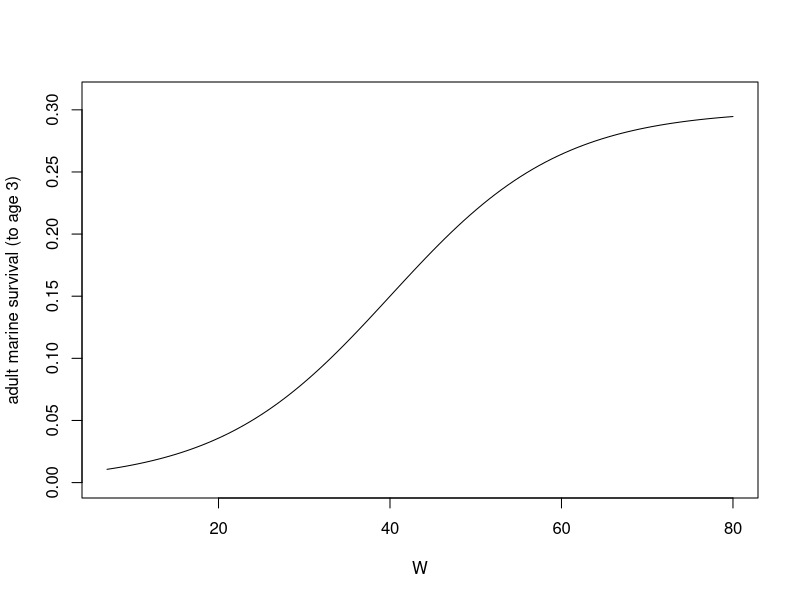

This chart was generated by the following R code: (Note: this script raises an error after producing the figure.)

##### DYNAMIC PROGRAM: juvenile salmon out-migration

# load libraries
library(abind); library(ggplot2); library(plyr); library(reshape2)

#remove scientific notation
options(scipen=999)




#### Set minimum and maximum values and steps for all state variables

# W: salmon weight (g)
Wmin <- 7
Wmax <- 80 # make this small to start? Eventually want 80 or 100 g...
Wstep <- 0.1 # discrete interval steps maybe try 0.05
Wstep.n <- ((Wmax-Wmin)/Wstep)  # this results in a lot of discrete steps - yikes!
                      # Try linear interpolation? (See Clark & Mangel Ch 2)

# A: salmon area
Amin <- 1
Amax <- 26

# t: time
tmin <- 1
tmax <- 60




#### Simulate river habitats by area
h.vec <- rep(NA, Amax) # create blank vector for habitats for each Area.

h.vec[Amax] <- "o" # make the last area (Amax) the ocean: "o"

h.vec[1:Amax-1] <- sample(0:1, Amax-1, replace=T, prob=c(0.5,0.5))  # randomly sample
        # Amax-1 number of values 0 or 1 with a 50% probability between the two values.

h.vec[h.vec == "1"] <- "a"  # change 1 from sample function to "a"
h.vec[h.vec == "0"] <- "n"  # change 0 from sample function to "n"




#### Make empty objects to store eventual outputs from dynamic programming equations

# F.all <- an array that stores the final expected fitness (probability of surviving to a
#          returning adult) for each salmon weight (columns), time (rows), for each area (matrices)

F.all <- array(NA, dim=c(tmax, Wstep.n, Amax))  #(rows: time, cols: weight, matrices: area)

# Best.beh <- an array with the same structure as F.all. This is the decision matrix. Stored values
#             will be the best decision chosen (move 0, 1, 2 areas).

Best.beh <- array(NA, dim=c(tmax, Wstep.n, Amax))  #(rows: time, cols: weight, matrices: area)

# Surv.day <- an array with the same structure as F.all. This is the survival matrix. Stored values
#             will be the daily survival (equation 4).

Surv.day <- array(NA, dim=c(tmax, Wstep.n, Amax))  #(rows: time, cols: weight, matrices: area)

# F.vec <- an array to hold the expected fitness at time t+1 (2nd column, value used in calculations), and
#         at time t (1st column, resulting value from current calculation, which will be used in the NEXT
#         iteration).

F.vec <- array(NA, dim=c(Wstep.n, 2, Amax))  #(rows: weight, cols: F(x,t), F(x, t+1), matrices: area)




#### Terminal fitness function - how does salmon weight at tmax and Amax relate to probability of
#    surviving to a returning adult? Larger salmon more likely to survive to a returning adult.
#    Sigmoidal function that asymptotes at Smax.

#ONLY applicable for salmon at A 26 at tmax!!!! Otherwise, fitness is 0!
TERM.FUN <- function(W, Ws, r, Smax){ Smax/(1+exp(-r*(W-Ws))) }

# Terminal fitness parameters
Ws <- 40
r <- 0.1
Smax <- 0.3

# plot Terminal Fitness function
curve(TERM.FUN(W, Ws=Ws , r=r, Smax=Smax), xname="W", xlim=c(7,80), ylim=c(0,0.31), ylab="adult marine survival (to age 3)")




#### Fill in last column (tmax) for F.vec based on Terminal fitness function
F.vec[1:Wstep.n, 2, Amax] <- TERM.FUN(W = seq(Wmin+Wstep, Wmax , Wstep),
                                              Ws=Ws, r=r, Smax=Smax)

F.vec[,2,1:Amax-1] <- 0    #if salmon end in any area besides the last (Amax), then their fitness is 0!

View(F.vec[,,Amax]) #check and see terminal values at Amax (should all be values)
View(F.vec[,,1]) #check and see terminal values at Area 1 (should all be 0s)




#### Fitness function - function to calculate fitness at any salmon weight,area,
          # and behavior (movement choice). Use state dynamics to calculate new
          # W(t+1) and new A(t+1). Calculate expected fitness for resulting new
          # states from 2nd column of F.vec. Returns Fit (single value).

# Functions used inside the Fitness function (see Final State Dynamics.R for more details)
GROWTH.FUN <- function(W, E, q, a, Alpha, d, v, U)    { q*E*W^a - d*Alpha*W*exp(v*U) }
OCEAN.Q <-    function(t, f, g, c, j)             { f + g*exp(-(t-c)^2/2*j^2) }
RISK.FUN <-   function(W, Bu, Bh, Bw, M, m, y, P) { (1-M*(Bu + Bh + Bw*W^m))^(y*P) }


# Fitness function (described above)
FITNESS <- function(W, E, q, a, Alpha, d, v, U, t, f, g, c, j, Bu, Bh, Bw, M, m, y, P,
                    Wmax, Amax, h.vec, F.vec) {
  Wnew <- W + GROWTH.FUN(W=W, E=E, a=a, v=v, U=U, Alpha= Alpha,
                         d=d,
                         q= ifelse(h.vec[h.vec] == "o", OCEAN.Q(t, f, g, c, j), q))
  Wnew <- ifelse(A < Amax, )
  Anew <-
  Anew <-
    
  Fit <- ifelse(Wnew > Wmin, RISK.FUN(W, Bu, Bh, Bw, M, m, y, P)*F.vec[Wnew, 2, Anew])
  
  return(Fit)
  
}

sim.mix[t+1,2]<-GROWTH.FUN2(X = sim.mix[t,2], a=0.86, 
                            q= ifelse(sim.mix[t,3] == "o", OCEAN.Q(t=sim.mix[t,1], a=0.07, b=40, c=0.07, d=0.02),
                                      ifelse(sim.mix[t,3] == "a", 0.02, 0.04)), 
                            A= ifelse(sim.mix[t,3] == "n" & sim.mix[t,4] == 0, 0.00407, 0.00607), 
                            v=0.027, U=sim.mix[t,4])


# Fitness function (described above)
FITNESS <- function(B, X, Xmax, L, Lmax, e, e10, c, b, F.vec){
  Xnew <- ifelse(L < 10, X + e - c, X + e10 - c) # calculate new state: energy reserves. If in L 10 than salmon gains MORE energy.
  Xnew <- min(Xnew, Xmax)
  Lnew <- L + b      # calculate new state: location
  Lnew <- min(Lnew, Lmax)
  
  W <- ifelse(Xnew > Xcrit, (1-B)*F.vec[Xnew, 2, Lnew], 0) # calculate fitness: prob of survive predation times future fitness of RESULTING state and location.
  # if X is less than 1, than fitness is 0 no matter what.
  return(W)
}

# check fitness function works.
# FITNESS(B[1], X=7, Xmax, L=10, Lmax, e[1], e10, c[1], b[1], F.vec)
